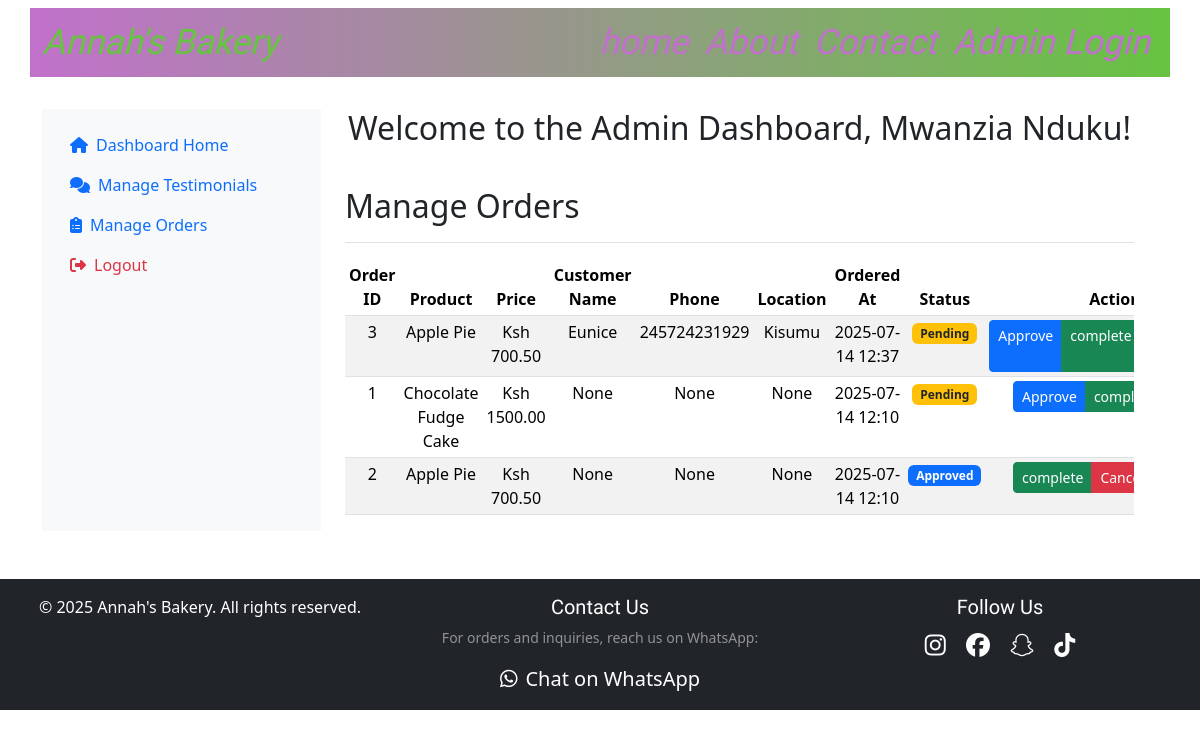
Page /admin/orders (signed in) on the committed database.
### models.py (models this page shows, shortened)
class User(db.Model, UserMixin):
    id = db.Column(db.Integer, primary_key=True)
    username = db.Column(db.String(25), unique=True, nullable=False)
    password_hash = db.Column(db.String(150), nullable=False)

class Order(db.Model):
    id = db.Column(db.Integer, primary_key=True)
    product_id = db.Column(db.Integer, db.ForeignKey('product.id'), nullable=False)
    product_name = db.Column(db.String(120), nullable=False)
    product_price = db.Column(db.Float, nullable=False)
    customer_name = db.Column(db.String(100), nullable=True)
    customer_phone = db.Column(db.String(50), nullable=True)
    customer_location = db.Column(db.String(100), nullable=True)
    ordered_at = db.Column(db.DateTime, default=db.func.current_timestamp())
    status = db.Column(db.String(50), default='Pending', nullable=True) #e.g., Pending, Approved, Completed, Canceled
    product = db.relationship('Product', backref='orders', lazy=True)

### app.py (the view)
@app.route("/admin/orders")
@login_required
def admin_orders():
    orders = Order.query.order_by(Order.ordered_at.desc()).all()
    return render_template('admin/orders.html', orders=orders, username=current_user.username)

### app.py (called while the page is built)
@app.context_processor
def inject_now():
    return {'now': datetime.now(timezone.utc)}

@login_manager.user_loader
def load_user(user_id):
    return User.query.get(int(user_id))

### templates/admin/orders.html (shortened to what this page needs)
{% extends 'dashboard.html' %}
{% block admin_content %}
    <div class="d-flex justify-content-between flex-wrap flex-md-nowrap align-items-center pt-3 pb-2 mb-3 border-bottom">
        <h2 class="h2">Manage Orders</h2>
    </div>
    <div class="table-responsive">
        <table class="table table-striped table-sm">
            <thead>
                <tr>
                    <th>Order ID</th>
                    <th>Product</th>
                    <th>Price</th>
                    <th>Customer Name</th>
                    <th>Phone</th>
                    <th>Location</th>
                    <th>Ordered At</th>
                    <th>Status</th>
                    <th>Actions</th>
                </tr>
            </thead>
            <tbody>
                {% for order in orders %}
                <tr>
                    <td>{{ order.id }}</td>
                    <td>{{ order.product_name }}</td>
                    <td>Ksh {{ "%.2f" |format(order.product_price) }}</td>
                    <td>{{ order.customer_name }}</td>
                    <td>{{ order.customer_phone }}</td>
                    <td>{{ order.customer_location }}</td>
                    <td>{{ order.ordered_at.strftime('%Y-%m-%d %H:%M') }}</td>
                    <td>
                        {% if order.status == 'Pending' %}
                            <span class="badge bg-warning text-dark">{{ order.status }}</span>
                        {% elif order.status == 'Approved' %}
                            <span class="badge bg-primary">{{ order.status }}</span>
                        {% elif order.status == 'Completed' %}
                            <span class="badge bg-success">{{ order.status }}</span>
                        {% elif order.status == 'Canceled' %}
                        <span class="badge bg-danger">{{ order.status }}</span>
                        {% endif %}
                    </td>
                    <td>
                        <div class="btn-group" role="group" aria-label="Order actions">
                            {% if order.status != 'Approved' %}
                                <a href="{{ url_for('admin_order_status', order_id=order.id, status_action='Approved') }}" class="btn btn-sm btn-primary">Approve</a>
                            {% endif %}
                            {% if order.status != 'Completed' %}
                                <a href="{{ url_for('admin_order_status', order_id=order.id, status_action='Completed') }}" class="btn btn-sm btn-success">complete</a>
                            {% endif %}
                            {% if order.status != 'Canceled' %}
                            <a href="{{ url_for('admin_order_status', order_id=order.id, status_action='Canceled') }}" class="btn btn-sm btn-danger">Cancel</a>
                            {% endif %}
                        </div>
                    </td>
                </tr>
                {% else %}
                <tr>
                    <td colspan="8" class="text-center">No orders found</td>
                </tr>
                {% endfor %}
            </tbody>
        </table>
    </div>
{% endblock %}

### templates/dashboard.html (shortened to what this page needs)
{% extends "base.html" %}
{% block content %}
    <div class="container-fluid text-center">
        <div class="row">
              <nav id="sidebarmenu" class="col-md-3 col-lg-3 d-md-block bg-light sidebar collapse">
                <div class="text-start position-sticky pt-3">
                    <ul class="nav flex-column">
                        <li class="nav-item">
                            <a href="{{ url_for('dashboard') }}" class="nav-link active" aria-current="page">
                                <i class="fas fa-home me-2"></i>Dashboard Home
                            </a>
                        </li>
                        <li class="nav-item">
                            <a href="{{ url_for('admin_testimonials') }}" class="nav-link" aria-current="page">
                                <i class="fas fa-comments me-2"></i>Manage Testimonials
                            </a>
                        </li>
                        <li class="nav-item">
                            <a href="{{ url_for('admin_orders') }}" class="nav-link" aria-current="page">
                                <i class="fas fa-clipboard-list me-2"></i>Manage Orders
                            </a>
                        </li>
                        <li class="nav-item">
                            <a href="{{ url_for('logout') }}" class="nav-link text-danger" aria-current="page">
                                <i class="fas fa-sign-out-alt me-2"></i>Logout
                            </a>
                        </li>
                    </ul>
                </div>
              </nav>
             <main class="col-md-9 ms-sm-auto col-lg-9 px-md-4">
                <h2 class="mb-4">Welcome to the Admin Dashboard, {{ username }}!</h2>
                  {% block admin_content%}{% endblock %}
             </main>
        </div>
    </div>
{% endblock %}

### static/css/styles.css (style rules this page uses)
body { overflow-x: hidden; }

### rows in the picture
User: username "Mwanzia Nduku"
Order: id "3", product_name "Apple Pie", product_price "700.50", customer_name "Eunice", customer_phone "245724231929", customer_location "Kisumu", ordered_at "2025-07-14 12:37", status "Pending"
Order: id "1", product_name "Chocolate Fudge Cake", product_price "1500.00", customer_name "None", customer_phone "None", customer_location "None", ordered_at "2025-07-14 12:10", status "Pending"
Order: id "2", product_name "Apple Pie", product_price "700.50", customer_name "None", customer_phone "None", customer_location "None", ordered_at "2025-07-14 12:10", status "Approved"
